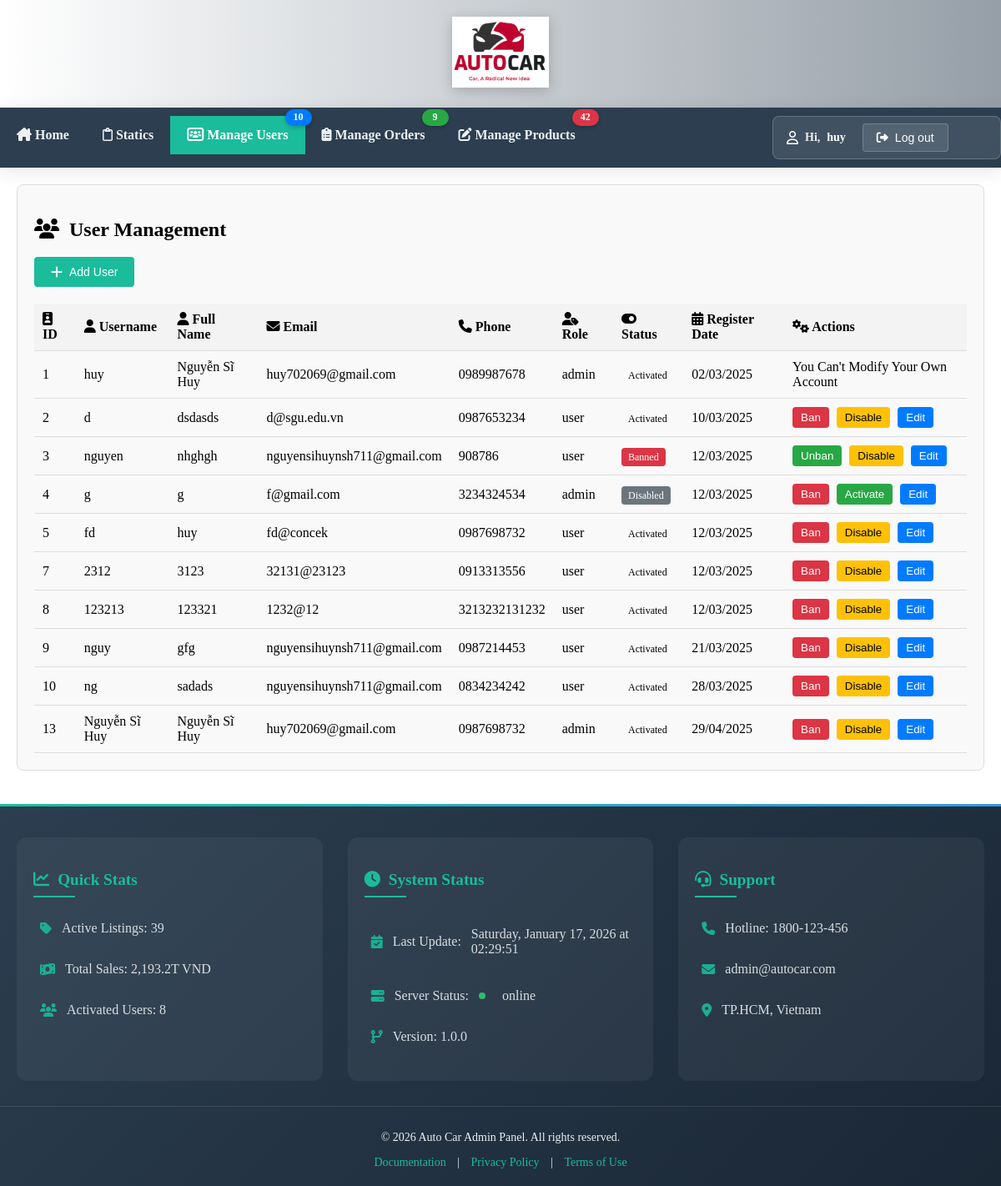
The app's page /Admin/manage-users.php (signed in) with its own data.
### tables this page shows
CREATE TABLE `users_acc` (
  `id` int(11) NOT NULL,
  `username` varchar(100) NOT NULL,
  `password` char(255) NOT NULL,
  `status` enum('activated','disabled','banned') NOT NULL,
  `register_date` datetime NOT NULL DEFAULT current_timestamp(),
  `phone_num` varchar(20) NOT NULL,
  `email` varchar(255) NOT NULL,
  `role` enum('user','admin') NOT NULL DEFAULT 'user',
  `address` varchar(255) DEFAULT NULL,
  `full_name` varchar(255) DEFAULT NULL
);

### Admin/manage-users.php (the view, shortened to what this page needs)
<?php
include 'header.php';
$sql = "SELECT * FROM users_acc ORDER BY register_date ASC";
$result = mysqli_query($connect, $sql);
?>
<!DOCTYPE html>
<html lang="en">
<head>
</head>
<body>
    <main>
        <section class="admin-section">
            <h2><i class="fa-solid fa-users">&nbsp;&nbsp;</i>User Management</h2>
            <button onclick="addUser()" id="add-user-btn">
                <i class="fa-solid fa-plus"></i>
                Add User
            </button>
            <table class="admin-table">
                <thead>
                    <tr>
                        <th><i class="fa-solid fa-id-badge"></i> ID</th>
                        <th><i class="fa-solid fa-user"></i> Username</th>
                        <th><i class="fa-solid fa-user"></i> Full Name</th>
                        <th><i class="fa-solid fa-envelope"></i> Email</th>
                        <th><i class="fa-solid fa-phone"></i> Phone</th>
                        <th><i class="fa-solid fa-user-tag"></i> Role</th>
                        <th><i class="fa-solid fa-toggle-on"></i> Status</th>
                        <th><i class="fa-solid fa-calendar-alt"></i> Register Date</th>
                        <th><i class="fa-solid fa-cogs"></i> Actions</th>
                    </tr>
                </thead>
                <tbody>
                    <?php while ($row = mysqli_fetch_assoc($result)): ?>
                        <tr>
                            <td><?php echo htmlspecialchars($row['id']); ?></td>
                            <td><?php echo htmlspecialchars($row['username']); ?></td>
                            <td><?php echo htmlspecialchars($row['full_name']); ?></td>
                            <td><?php echo htmlspecialchars($row['email']); ?></td>
                            <td><?php echo htmlspecialchars($row['phone_num']); ?></td>
                            <td><?php echo htmlspecialchars($row['role']); ?></td>
                            <td>
                                <span class="status-badge <?php echo $row['status']; ?>">
                                    <?php echo ucfirst($row['status']); ?>
                                </span>
                            </td>
                            <td><?php echo date('d/m/Y', strtotime($row['register_date'])); ?></td>
                            <td>
                                <?php
                                $isCurrentUser = $row['username'] === $_SESSION['username'];
                                if (!$isCurrentUser):
                                    ?>
                                    <button
                                        onclick="showActionPopup('ban', <?php echo $row['id']; ?>, '<?php echo $row['status']; ?>')"
                                        class="<?php echo $row['status'] == 'banned' ? 'unban-btn' : 'ban-btn'; ?>">
                                        <?php echo $row['status'] == 'banned' ? 'Unban' : 'Ban'; ?>
                                    </button>
                                    <button
                                        onclick="showActionPopup('disable', <?php echo $row['id']; ?>, '<?php echo $row['status']; ?>')"
                                        class="<?php echo $row['status'] == 'disabled' ? 'activate-btn' : 'disable-btn'; ?>">
                                        <?php echo $row['status'] == 'disabled' ? 'Activate' : 'Disable'; ?>
                                    </button>
                                    <button
                                        onclick="showEditPopup(<?php
                                        echo $row['id']; ?>, '<?php echo addslashes($row['username']); ?>', '<?php echo addslashes($row['email']); ?>', '<?php echo addslashes($row['full_name']); ?>', '<?php echo addslashes($row['phone_num']); ?>', '<?php echo addslashes($row['address']); ?>', '<?php echo addslashes($row['role']); ?>')"
                                        class="edit-btn">Edit</button>
                                <?php else: ?>
                                    <span class="current-user-notice">You Can't Modify Your Own Account</span>
                                <?php endif; ?>
                            </td>
                        </tr>
                    <?php endwhile; ?>
                </tbody>
            </table>
        </section>
    </main>
</body>
</html>
<?php
include 'footer.php';
?>

### Admin/header.php (style rules this page uses)
body { margin:0; }
.admin-section { margin: 20px ; padding: 20px; border: 1px solid #ddd; background-color: #f9f9f9; border-radius: 8px; }
.admin-table { width: 100%; border-collapse: collapse; }
.admin-table th, .admin-table td { padding: 10px; text-align: left; border-bottom: 1px solid #ddd; }
.admin-table th { background-color: #f3f3f3; font-weight: bold; }
.admin-table button { padding: 5px 10px; margin-right: 5px; background-color: #007BFF; color: white; border: none; border-radius: 4px; cursor: pointer; }

### Admin/manage-users.php (style rules this page uses)
.admin-section { margin: 20px; padding: 20px; border: 1px solid #ddd; background-color: #f9f9f9; border-radius: 8px; }
.admin-table { width: 100%; border-collapse: collapse; }
.admin-table th, .admin-table td { padding: 10px; text-align: left; border-bottom: 1px solid #ddd; }
.admin-table th { background-color: #f3f3f3; font-weight: bold; }
.admin-table button { padding: 5px 10px; margin-right: 5px; background-color: #007BFF; color: white; border: none; border-radius: 4px; cursor: pointer; }
.status-badge { padding: 4px 8px; border-radius: 4px; font-size: 12px; }
.status-badge.banned { background: #dc3545; color: white; }
.ban-btn { background: #dc3545 !important; }
.unban-btn { background: #28a745 !important; }
.status-badge.disabled { background: #6c757d; color: white; }
.disable-btn { background: #ffc107 !important; color: #000 !important; }
.activate-btn { background: #28a745 !important; }
#add-user-btn { background: #1abc9c; color: white; border: none; padding: 10px 20px; border-radius: 4px; font-size: 14px; font-weight: 500; cursor: pointer; display: flex; align-items: center; gap: 8px; transition: all 0.3s ease; margin-bottom: 20px; }
#add-user-btn i { font-size: 16px; }

### records on screen
users_acc: id "1", username "huy", full_name "Nguyễn Sĩ Huy", email "huy702069@gmail.com", phone_num "0989987678", role "admin", status "Activated", register_date "02/03/2025", shows "You Can't Modify Your Own Account"
users_acc: id "2", username "d", full_name "dsdasds", email "d@sgu.edu.vn", phone_num "0987653234", role "user", status "Activated", register_date "10/03/2025", shows "Ban", shows "Disable"
users_acc: id "3", username "nguyen", full_name "nhghgh", email "nguyensihuynsh711@gmail.com", phone_num "908786", role "user", status "Banned", register_date "12/03/2025", shows "Unban", shows "Disable"
users_acc: id "4", username "g", full_name "g", email "f@gmail.com", phone_num "3234324534", role "admin", status "Disabled", register_date "12/03/2025", shows "Ban", shows "Activate"
users_acc: id "5", username "fd", full_name "huy", email "fd@concek", phone_num "0987698732", role "user", status "Activated", register_date "12/03/2025", shows "Ban", shows "Disable"
users_acc: id "7", username "2312", full_name "3123", email "32131@23123", phone_num "0913313556", role "user", status "Activated", register_date "12/03/2025", shows "Ban", shows "Disable"
users_acc: id "8", username "123213", full_name "123321", email "1232@12", phone_num "3213232131232", role "user", status "Activated", register_date "12/03/2025", shows "Ban", shows "Disable"
users_acc: id "9", username "nguy", full_name "gfg", email "nguyensihuynsh711@gmail.com", phone_num "0987214453", role "user", status "Activated", register_date "21/03/2025", shows "Ban", shows "Disable"
users_acc: id "10", username "ng", full_name "sadads", email "nguyensihuynsh711@gmail.com", phone_num "0834234242", role "user", status "Activated", register_date "28/03/2025", shows "Ban", shows "Disable"
users_acc: id "13", username "Nguyễn Sĩ Huy", full_name "Nguyễn Sĩ Huy", email "huy702069@gmail.com", phone_num "0987698732", role "admin", status "Activated", register_date "29/04/2025", shows "Ban", shows "Disable"

### other values on screen
$counts['users'] "10"
$counts['orders'] "9"
$counts['products'] "42"
$_SESSION['username'] "huy"
$stats['active_listings'] "39"
$stats['total_sales'] / 1000000000 "2,193.2"
$stats['active_users'] "8"
$server_status "online"
$system_version "1.0.0"
